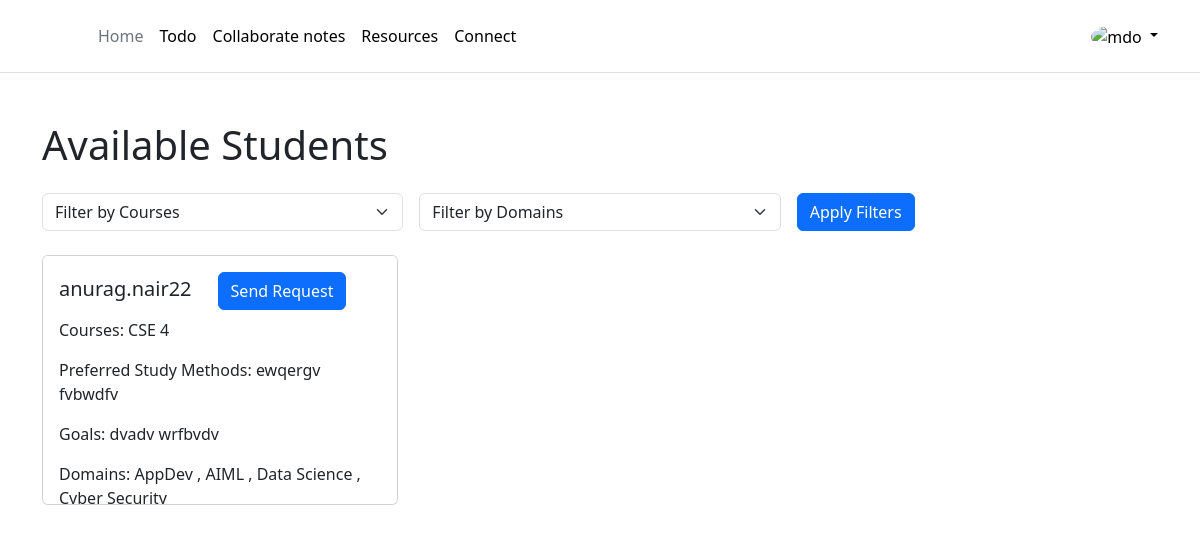
Before: /connect/ (signed in) with the older database file.
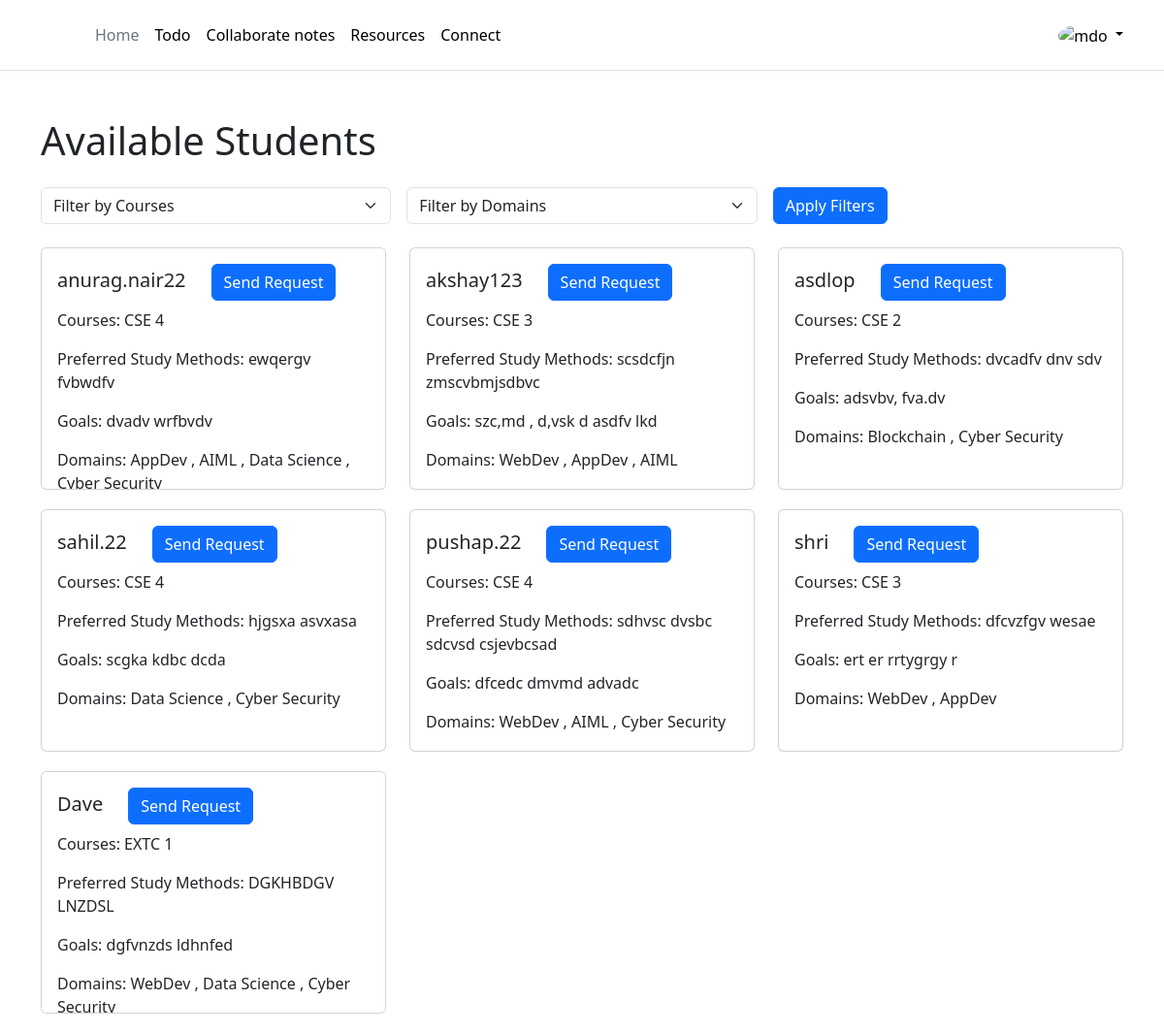
After: the same page with the newer database file.
### accounts/models.py (models this page shows, shortened)
class UserProfile(models.Model):
    user = models.OneToOneField(User, on_delete=models.CASCADE)
    uuid=models.UUIDField(primary_key=True, default=uuid.uuid4, editable=False)
    DEPARTMENT_YEAR_CHOICES = [
        (department + ' ' + year, department + ' ' + year)
        for department in DEPARTMENT_CHOICES
        for year in YEAR_CHOICES
        if not (department == 'MCA' and (year == '3' or year == '4'))
    ]
    DOMAIN_CHOICES = [
        ('Cyber Security', 'Cyber Security'),
        ('Blockchain', 'Blockchain'),
        ('Data Science', 'Data Science'),
        ('AppDev', 'AppDev'),
        ('AIML', 'AIML'),
        ('WebDev', 'WebDev'),
    ]
    courses = models.CharField(max_length=6, choices=DEPARTMENT_YEAR_CHOICES)
    preferred_study_methods = models.TextField(blank=True)
    goals = models.TextField(blank=True)
    friends = models.ManyToManyField(User, related_name='friends', blank=True)
    domains = models.ManyToManyField(Domain, related_name='user_profiles')

class Domain(models.Model):
    name = models.CharField(max_length=20, unique=True)
    def __str__(self):
        return self.name

### connections/views.py (the view)
# urls.py: path('connect/', include('connections.urls')),
@login_required(login_url='accounts:login')
def connect(request):
    user_profiles = UserProfile.objects.exclude(user=request.user)
    current_user_friends_ids = request.user.friends.values_list('user_id', flat=True)
    user_profiles = user_profiles.exclude(user__id__in=current_user_friends_ids)
    all_domains = set()
    for profile in user_profiles:
        all_domains.update(profile.domains.all())
    courses = request.GET.get('courses')
    domains = request.GET.get('domains')
    if courses:
        user_profiles = user_profiles.filter(courses=courses)
    if domains:
        user_profiles = user_profiles.filter(domains__name=domains)
    DEPARTMENT_YEAR_CHOICES = UserProfile.DEPARTMENT_YEAR_CHOICES
    current_user = request.user
    for profile in user_profiles:
        profile.has_pending_request = FriendRequest.objects.filter(sender=current_user, receiver=profile.user).exists()
        profile.is_friend = current_user.friends.filter(user_id=profile.user.id).exists()
    context = {
        'students': user_profiles,
        'domains_choices': all_domains,
        'DEPARTMENT_YEAR_CHOICES': DEPARTMENT_YEAR_CHOICES,
        'userprofile': request.user.userprofile,
    }
    return render(request, 'connect/connect.html', context)

### frontend/templates/connect/connect.html (shortened to what this page needs)
{% extends 'base/base.html' %}
{% load static %}
{% block content %}
<div class="container mt-5">
    <h1 class="mb-4">Available Students</h1>
    <div class="mb-4">
        <form action="" method="get" class="row g-3">
            <div class="col-md-4">
                <select class="form-select" name="courses">
                    <option value="" selected>Filter by Courses</option>
                </select>
            </div>
            <div class="col-md-4">
                <select class="form-select" name="domains">
                    <option value="" selected>Filter by Domains</option>
                </select>
            </div>
            <div class="col-md-4">
                <button type="submit" class="btn btn-primary">Apply Filters</button>
            </div>
        </form>
    </div>
    <div class="row">
        {% for student in students %}
            <div class="col-md-4">
                <div class="card student-card">
                    <div class="card-body">
                        <h5 class="card-title">{{ student.user.username }} &nbsp&nbsp&nbsp
                            {% if not student.has_pending_request and not student.is_friend %}
                            <a href="{% url 'connections:send_friend_request' student.user.id %}" class="btn btn-primary">Send Request</a>
                            {% elif not student.is_friend %}
                            <a href="#" class="btn btn-primary disabled">Request Sent</a>
                            {% else %}
                            <button class="disabled">Friends</button>
                            {% endif %}</h5>
                        <p class="card-text">Courses: {{ student.courses }}</p>
                        <p class="card-text">Preferred Study Methods: {{ student.preferred_study_methods }}</p>
                        <p class="card-text">Goals: {{ student.goals }}</p>
                        <p class="card-text">Domains:
                            {% for domain in student.domains.all %}
                                {{ domain.name }}
                                {% if not forloop.last %}, {% endif %}
                            {% endfor %}
                        </p>
                    </div>
                </div>
            </div>
        {% empty %}
        <div class="col">
            <p>No students found.</p>
        </div>
        {% endfor %}
    </div>
</div>
{% endblock %}

Changed rows visible on the page:
added UserProfile: user.username "akshay123", shows "Send Request", courses "CSE 3", preferred_study_methods "scsdcfjn zmscvbmjsdbvc", goals "szc,md , d,vsk d asdfv lkd", Domain (name "AppDev"), Domain (name "AIML")
now on this page (row unchanged): Domain: name "WebDev"
added UserProfile: user.username "asdlop", shows "Send Request", courses "CSE 2", preferred_study_methods "dvcadfv dnv sdv", goals "adsvbv, fva.dv", Domain (name "Cyber Security")
now on this page (row unchanged): Domain: name "Blockchain", shown under "asdlop"
added UserProfile: user.username "sahil.22", shows "Send Request", courses "CSE 4", preferred_study_methods "hjgsxa asvxasa", goals "scgka kdbc dcda", Domain (name "Data Science"), Domain (name "Cyber Security")
added UserProfile: user.username "pushap.22", shows "Send Request", courses "CSE 4", preferred_study_methods "sdhvsc dvsbc sdcvsd csjevbcsad", goals "dfcedc dmvmd advadc", Domain (name "AIML"), Domain (name "Cyber Security")
added UserProfile: user.username "shri", shows "Send Request", courses "CSE 3", preferred_study_methods "dfcvzfgv wesae", goals "ert er rrtygrgy r", Domain (name "AppDev")
added UserProfile: user.username "Dave", shows "Send Request", courses "EXTC 1", preferred_study_methods "DGKHBDGV LNZDSL", goals "dgfvnzds ldhnfed", Domain (name "Data Science"), Domain (name "Cyber Security")
